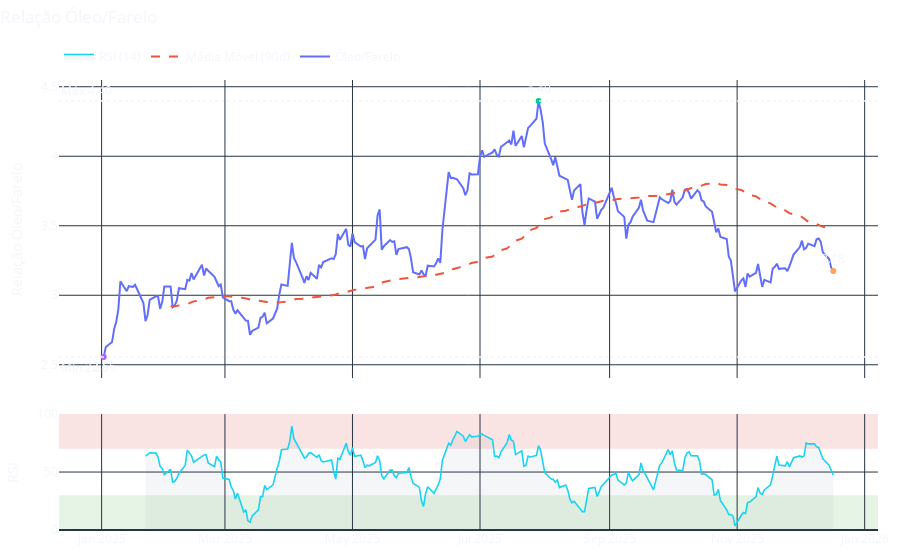

Write notebook code for a chart like this one.
### Code cell
# ============================================================
# Imports & Config
# ============================================================
import numpy as np
import pandas as pd
import sys
from pathlib import Path

ROOT_DIR = Path.cwd().parent
sys.path.append(str(ROOT_DIR))

from src.data_pipeline import oleo_farelo, oleo_palma, oleo_diesel, oil_share
from src.visualization import plot_ratio_std_plotly
from src.utils import apply_theme, date_range_picker, rsi, section



# ============================================================
# 1) Escolhas do usuário (mude aqui)
# ============================================================
RATIO_OLEO_FARELO = "Óleo/Farelo"          # ["Óleo/Farelo", "Óleo/Palma", "Óleo/Diesel", "Oil Share CME"]
RATIO_OLEO_PALMA = "Óleo/Farelo"          # ["Óleo/Farelo", "Óleo/Palma", "Óleo/Diesel", "Oil Share CME"]
RATIO_OLEO_DIESEL = "Óleo/Farelo"          # ["Óleo/Farelo", "Óleo/Palma", "Óleo/Diesel", "Oil Share CME"]

START_DATE  = "2025-01-01"           # string ok
END_DATE    = "2025-12-17"           # string ok (hoje)
SUBPLOT_OPT = "RSI"          # ["Rolling STD", "RSI"]
RSI_LEN     = 14
MA_WINDOWS  = [90]                   # ex: [20, 50, 90, 200] ou []

ROLLING_WINDOW_STD_DEFAULT = 90      # janela usada no subplot de STD

# ============================================================
# 2) Mapa de ratios (df, coluna)
# ============================================================
RATIOS = {
    "Óleo/Farelo": (oleo_farelo, "oleo_farelo"),
    "Óleo/Palma":  (oleo_palma,  "oleo_palma"),
    "Óleo/Diesel": (oleo_diesel, "oleo_diesel"),
    "Oil Share CME": (oil_share, "oil_share"),
}

df_of, y_col = RATIOS[RATIO_OLEO_FARELO]
df_op, y_col = RATIOS[RATIO_OLEO_PALMA]
df_od, y_col = RATIOS[RATIO_OLEO_DIESEL]

# ============================================================
# 3) Checagens + datas
# ============================================================

df_of["date"] = pd.to_datetime(df_of["date"], errors="coerce")
df_op["date"] = pd.to_datetime(df_op["date"], errors="coerce")
df_od["date"] = pd.to_datetime(df_od["date"], errors="coerce")

start_date = pd.to_datetime(START_DATE).date()
end_date   = pd.to_datetime(END_DATE).date()

subplot_key = "std" if SUBPLOT_OPT == "Rolling STD" else "rsi"

# ============================================================
# 4) Filtra + view
# ============================================================
mask_of = (df_of["date"].dt.date >= start_date) & (df_of["date"].dt.date <= end_date)
view_of = df_of.loc[mask_of, ["date", y_col]].dropna().sort_values("date")

mask_op = (df_op["date"].dt.date >= start_date) & (df_op["date"].dt.date <= end_date)
view_op = df_op.loc[mask_of, ["date", y_col]].dropna().sort_values("date")

mask_od = (df_od["date"].dt.date >= start_date) & (df_od["date"].dt.date <= end_date)
view_od = df_od.loc[mask_od, ["date", y_col]].dropna().sort_values("date")

if view.empty:
    print("Sem dados no período selecionado.")
else:
    fig = plot_ratio_std_plotly(
        x=view["date"],
        y=view[y_col],
        title=f"Relação {RATIO_LABEL}",
        ylabel=f"Relação {RATIO_LABEL}",
        rolling_window=ROLLING_WINDOW_STD_DEFAULT,
        label_series=RATIO_LABEL,
        subplot=subplot_key,
        rsi_len=RSI_LEN,
        rsi_fn=rsi,
        ma_windows=MA_WINDOWS,
    )

    fig.update_layout(
        title=dict(pad=dict(b=12), x=0.0, xanchor="left", y=0.98, yanchor="top"),
        margin=dict(t=80),
    )

    fig.show()

### Figure 1 — Plotly figure (JSON) as saved in the notebook; plotly's stock layout.template omitted (floating-point values rounded to 4 significant figures; data arrays with more than 128 entries replaced by an {"elided": "..."} marker saying what was removed)
{"data": [{"hovertemplate": "%{x|%d/%m/%Y}<br>Valor: %{y:.2f}<extra></extra>", "mode": "lines", "name": "Óleo/Farelo", "type": "scatter", "x": {"elided": "242 str values"}, "xaxis": "x", "y": {"elided": "242 float values"}, "yaxis": "y"}, {"hovertemplate": "%{x|%d/%m/%Y}<br>MM({w}): %{y:.2f}<extra></extra>", "line": {"dash": "dash"}, "mode": "lines", "name": "Média Móvel (90d)", "type": "scatter", "x": {"elided": "242 str values"}, "xaxis": "x", "y": {"elided": "242 float values"}, "yaxis": "y"}, {"mode": "markers+text", "name": "Máx", "showlegend": false, "text": ["4.40"], "textposition": "top center", "type": "scatter", "x": ["2025-07-29T00:00:00"], "xaxis": "x", "y": [4.397], "yaxis": "y"}, {"mode": "markers+text", "name": "Mín", "showlegend": false, "text": ["2.56"], "textposition": "bottom center", "type": "scatter", "x": ["2025-01-02T00:00:00"], "xaxis": "x", "y": [2.555], "yaxis": "y"}, {"mode": "markers+text", "name": "Último", "showlegend": false, "text": ["3.18"], "textposition": "top center", "type": "scatter", "x": ["2025-12-17T00:00:00"], "xaxis": "x", "y": [3.175], "yaxis": "y"}, {"fill": "tonexty", "fillcolor": "rgba(84,110,122,0.06)", "hovertemplate": "%{x|%d/%m/%Y}<br>RSI: %{y:.1f}<extra></extra>", "line": {"width": 1.6}, "mode": "lines", "name": "RSI (14)", "type": "scatter", "x": {"elided": "242 str values"}, "xaxis": "x2", "y": {"elided": "242 float values"}, "yaxis": "y2"}], "layout": {"annotations": [{"showarrow": false, "text": "Máx 4.40", "x": 0, "xanchor": "left", "xref": "x domain", "y": 4.397, "yanchor": "bottom", "yref": "y"}, {"showarrow": false, "text": "Mín 2.56", "x": 0, "xanchor": "left", "xref": "x domain", "y": 2.555, "yanchor": "top", "yref": "y"}], "height": 560, "hovermode": "x unified", "legend": {"orientation": "h", "x": 0, "xanchor": "left", "y": 1.02, "yanchor": "bottom"}, "margin": {"b": 30, "l": 40, "r": 20, "t": 80}, "paper_bgcolor": "rgba(0,0,0,0)", "plot_bgcolor": "rgba(0,0,0,0)", "shapes": [{"line": {"dash": "dot", "width": 1.5}, "type": "line", "x0": 0, "x1": 1, "xref": "x domain", "y0": 4.397, "y1": 4.397, "yref": "y"}, {"line": {"dash": "dot", "width": 1.5}, "type": "line", "x0": 0, "x1": 1, "xref": "x domain", "y0": 2.555, "y1": 2.555, "yref": "y"}, {"fillcolor": "rgba(229,115,115,0.20)", "layer": "below", "line": {"width": 0}, "type": "rect", "x0": 0, "x1": 1, "xref": "x2 domain", "y0": 70, "y1": 100, "yref": "y2"}, {"fillcolor": "rgba(129,199,132,0.20)", "layer": "below", "line": {"width": 0}, "type": "rect", "x0": 0, "x1": 1, "xref": "x2 domain", "y0": 0, "y1": 30, "yref": "y2"}], "title": {"pad": {"b": 12}, "text": "Relação Óleo/Farelo", "x": 0, "xanchor": "left", "y": 0.98, "yanchor": "top"}, "xaxis": {"anchor": "y", "domain": [0, 1], "matches": "x2", "rangeslider": {"visible": false}, "showticklabels": false}, "xaxis2": {"anchor": "y2", "domain": [0, 1], "rangeslider": {"visible": false}}, "yaxis": {"anchor": "x", "domain": [0.3376, 1], "title": {"text": "Relação Óleo/Farelo"}}, "yaxis2": {"anchor": "x2", "domain": [0, 0.2576], "range": [0, 100], "title": {"text": "RSI"}}}}
